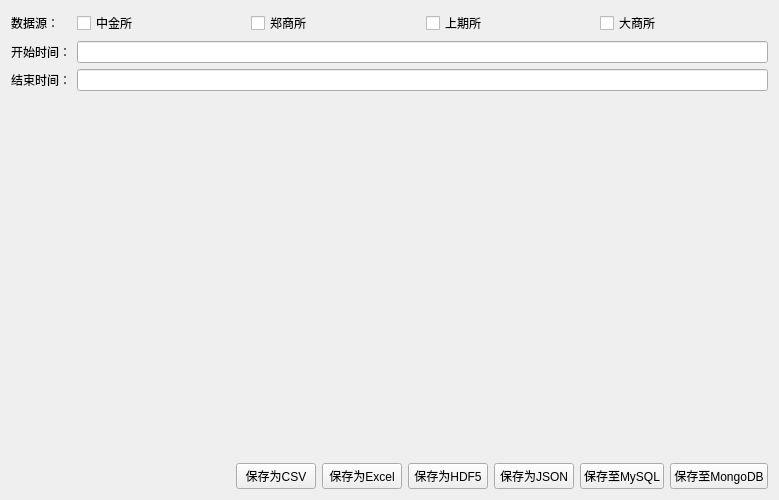
<?xml version="1.0" encoding="UTF-8"?>
<ui version="4.0">
 <class>futureDataWidget</class>
 <widget class="QWidget" name="futureDataWidget">
  <property name="geometry">
   <rect>
    <x>0</x>
    <y>0</y>
    <width>779</width>
    <height>500</height>
   </rect>
  </property>
  <property name="windowTitle">
   <string>期货数据</string>
  </property>
  <layout class="QVBoxLayout" name="verticalLayout">
   <item>
    <layout class="QGridLayout" name="gridLayout">
     <item row="0" column="0">
      <widget class="QLabel" name="labDataSource">
       <property name="text">
        <string>数据源：</string>
       </property>
      </widget>
     </item>
     <item row="0" column="1">
      <layout class="QHBoxLayout" name="horizontalLayout_2">
       <item>
        <widget class="QCheckBox" name="chkBoxSH">
         <property name="text">
          <string>中金所</string>
         </property>
        </widget>
       </item>
       <item>
        <widget class="QCheckBox" name="chkBoxSZ">
         <property name="text">
          <string>郑商所</string>
         </property>
        </widget>
       </item>
       <item>
        <widget class="QCheckBox" name="chkBoxHS300">
         <property name="text">
          <string>上期所</string>
         </property>
        </widget>
       </item>
       <item>
        <widget class="QCheckBox" name="chkBoxSZ50">
         <property name="text">
          <string>大商所</string>
         </property>
        </widget>
       </item>
      </layout>
     </item>
     <item row="1" column="0">
      <widget class="QLabel" name="labStartTime">
       <property name="text">
        <string>开始时间：</string>
       </property>
      </widget>
     </item>
     <item row="1" column="1">
      <widget class="LineEdit" name="lineEditStartTime"/>
     </item>
     <item row="2" column="0">
      <widget class="QLabel" name="labEndTime">
       <property name="text">
        <string>结束时间：</string>
       </property>
      </widget>
     </item>
     <item row="2" column="1">
      <widget class="LineEdit" name="lineEditEndTime"/>
     </item>
    </layout>
   </item>
   <item>
    <spacer name="verticalSpacer">
     <property name="orientation">
      <enum>Qt::Vertical</enum>
     </property>
     <property name="sizeHint" stdset="0">
      <size>
       <width>20</width>
       <height>370</height>
      </size>
     </property>
    </spacer>
   </item>
   <item>
    <layout class="QHBoxLayout" name="horizontalLayout">
     <item>
      <spacer name="horizontalSpacer">
       <property name="orientation">
        <enum>Qt::Horizontal</enum>
       </property>
       <property name="sizeHint" stdset="0">
        <size>
         <width>40</width>
         <height>20</height>
        </size>
       </property>
      </spacer>
     </item>
     <item>
      <widget class="QPushButton" name="btnSaveToCSV">
       <property name="text">
        <string>保存为CSV</string>
       </property>
      </widget>
     </item>
     <item>
      <widget class="QPushButton" name="btnSaveToExcel">
       <property name="text">
        <string>保存为Excel</string>
       </property>
      </widget>
     </item>
     <item>
      <widget class="QPushButton" name="btnSaveToHDF5">
       <property name="text">
        <string>保存为HDF5</string>
       </property>
      </widget>
     </item>
     <item>
      <widget class="QPushButton" name="btnSaveToJSON">
       <property name="text">
        <string>保存为JSON</string>
       </property>
      </widget>
     </item>
     <item>
      <widget class="QPushButton" name="btnSaveToMySQL">
       <property name="text">
        <string>保存至MySQL</string>
       </property>
      </widget>
     </item>
     <item>
      <widget class="QPushButton" name="btnSaveToMongoDB">
       <property name="text">
        <string>保存至MongoDB</string>
       </property>
      </widget>
     </item>
    </layout>
   </item>
  </layout>
 </widget>
 <customwidgets>
  <customwidget>
   <class>LineEdit</class>
   <extends>QLineEdit</extends>
   <header location="global">lineEdit.h</header>
  </customwidget>
 </customwidgets>
 <resources/>
 <connections/>
</ui>
